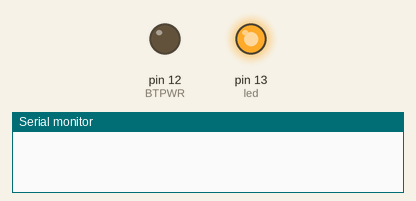
Bench run of a sketch on a simulated Arduino Uno, built with avr-gcc and run on an emulated ATmega328P. Parts: output pins drawn as LEDs (lit = HIGH), the last lines printed to the serial monitor.

Above: at 0.1 s.
At 4.1 s:
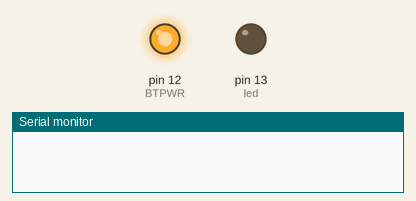
At 7.1 s:
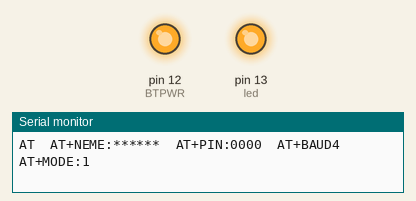
Timing chart, 0 to 8.6 s (numbered marks = the images above):
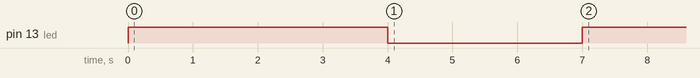

The sketch:

bluetooth_1.ino
```cpp
const int led =13;
const int BTPWR=12;

char nombreBT[11]="******";
char pin[5]="0000";
char velocidad='4';
char modo='1';

void setup(){
  pinMode(led, OUTPUT);
  pinMode(BTPWR, OUTPUT);
  Serial.begin(38400);
  digitalWrite(led, HIGH);
  delay(4000);
   digitalWrite(led, LOW);
  digitalWrite(BTPWR, HIGH);
  delay(3000);
  Serial.print("AT\r\t");
  Serial.print("AT+NEME:");
  Serial.print(nombreBT);
  Serial.print("\r\t");
  Serial.print("AT+PIN:");
  Serial.print(pin);
  Serial.print("\r\t");
  Serial.print("AT+BAUD");
  Serial.print(velocidad);
   Serial.print("\r\t");
   Serial.print("AT+MODE:");
   Serial.print(modo);
    Serial.print("\r\t");

    digitalWrite(led, HIGH);

  }
  void loop(){

    }
```
